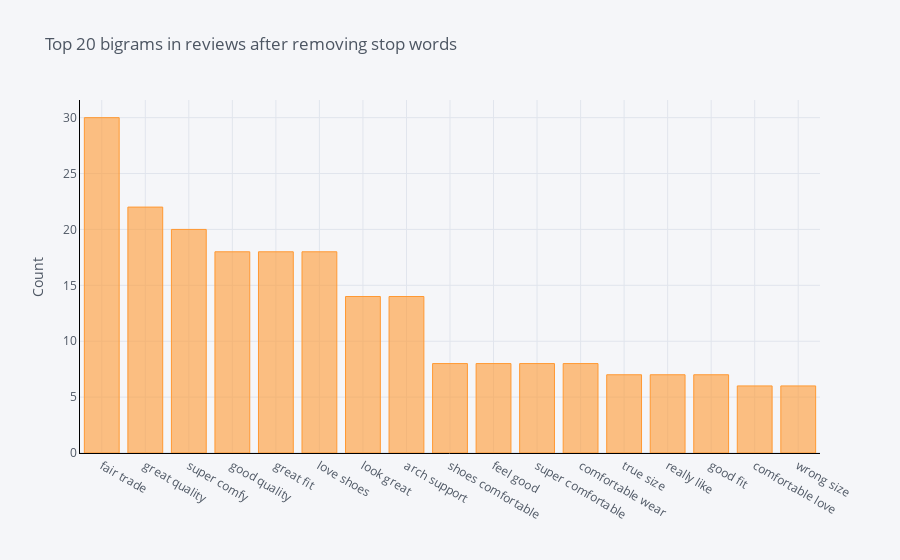

The code cell stored with this chart in its notebook:
### Code cell
def get_top_n_bigram(corpus, n=None):
    vec = CountVectorizer(ngram_range=(2, 2), stop_words='english').fit(corpus)
    bag_of_words = vec.transform(corpus)
    sum_words = bag_of_words.sum(axis=0) 
    words_freq = [(word, sum_words[0, idx]) for word, idx in vec.vocabulary_.items()]
    words_freq =sorted(words_freq, key = lambda x: x[1], reverse=True)
    return words_freq[:n]
common_words = get_top_n_bigram(dr['Review Text'], 20)
df4 = pd.DataFrame(common_words, columns = ['ReviewText' , 'count'])
df4 = df4[3:]
df4.groupby('ReviewText').sum()['count'].sort_values(ascending=False).iplot(
    kind='bar', yTitle='Count', linecolor='black', title='Top 20 bigrams in reviews after removing stop words')

### Figure 1 — Plotly figure (JSON) as saved in the notebook; plotly's stock layout.template omitted (floating-point values rounded to 4 significant figures)
{"data": [{"marker": {"color": "rgba(255, 153, 51, 0.6)", "line": {"color": "rgba(255, 153, 51, 1.0)", "width": 1}}, "name": "count", "orientation": "v", "text": "", "type": "bar", "x": ["fair trade", "great quality", "super comfy", "good quality", "great fit", "love shoes", "look great", "arch support", "shoes comfortable", "feel good", "super comfortable", "comfortable wear", "true size", "really like", "good fit", "comfortable love", "wrong size"], "y": [30, 22, 20, 18, 18, 18, 14, 14, 8, 8, 8, 8, 7, 7, 7, 6, 6]}], "layout": {"legend": {"bgcolor": "#F5F6F9", "font": {"color": "#4D5663"}}, "paper_bgcolor": "#F5F6F9", "plot_bgcolor": "#F5F6F9", "title": {"font": {"color": "#4D5663"}, "text": "Top 20 bigrams in reviews after removing stop words"}, "xaxis": {"gridcolor": "#E1E5ED", "linecolor": "black", "showgrid": true, "tickfont": {"color": "#4D5663"}, "title": {"font": {"color": "#4D5663"}, "text": ""}, "zerolinecolor": "#E1E5ED"}, "yaxis": {"gridcolor": "#E1E5ED", "linecolor": "black", "showgrid": true, "tickfont": {"color": "#4D5663"}, "title": {"font": {"color": "#4D5663"}, "text": "Count"}, "zerolinecolor": "#E1E5ED"}}}
